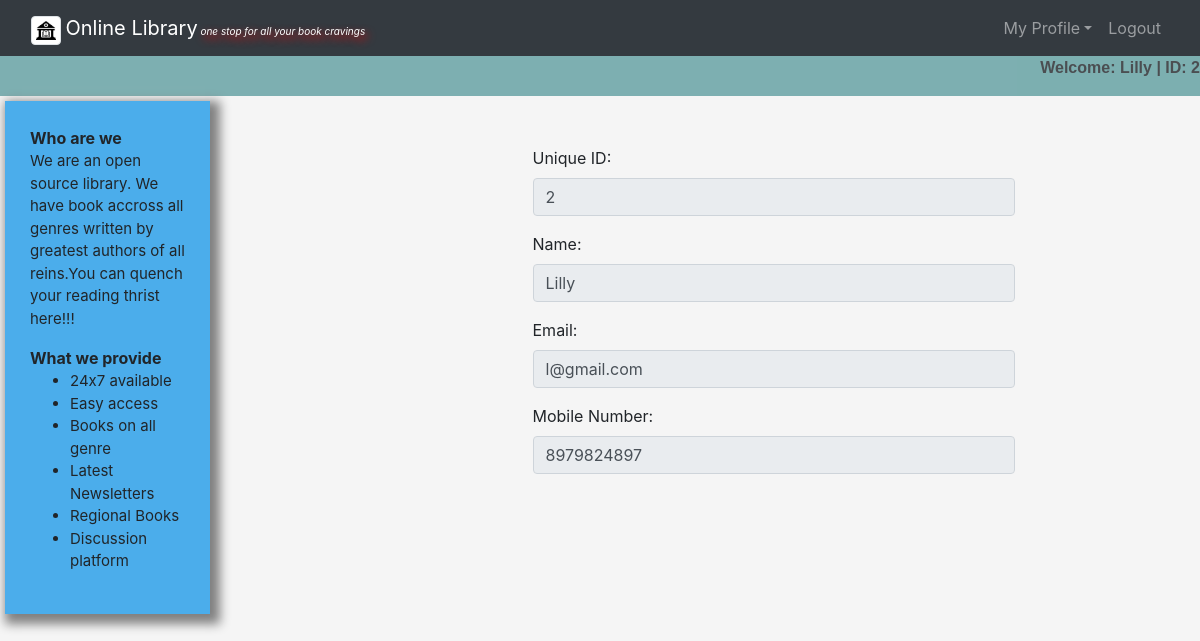
Screenshot of /user/view_profile.php (signed in) with the database file from the repository.
### tables this page shows
CREATE TABLE `user` (
  `unid` int(50) NOT NULL,
  `name` varchar(20) NOT NULL,
  `email` varchar(50) NOT NULL,
  `password` varchar(20) NOT NULL,
  `Mobile` bigint(30) NOT NULL
);

### user/view_profile.php (the view, shortened to what this page needs)
<?php
    require("us_common.php");
    $connection = mysqli_connect("localhost","root","");
    $unid="";
    $name="";
    $email="";
    $mobno="";
	$query = "select * from user where unid = '$_SESSION[unid]'";
	$query_run = mysqli_query($connection,$query);
    while ($row = mysqli_fetch_assoc($query_run)){
        $unid= $row['unid'];
        $name= $row['name'];
        $email= $row['email'];
        $mobno= $row['Mobile'];
    }
?>
<!DOCTYPE html>
<html>
    <body>
            <div class="col-md-3 col-sm-12"></div>
            <div class="col-md-5 col-sm-12">
                   <form id=prof-form>
                   <div class="form-group">
                            <label>Unique ID:</label>
                            <input type="text" class="form-control" value="<?php echo $unid;?>" disabled>
                        </div>
                        <div class="form-group">
                            <label>Name:</label>
                            <input type="text" class="form-control" value="<?php echo $name;?>" disabled>
                        </div>
                        <div class="form-group">
                            <label>Email:</label>
                            <input type="text" class="form-control" value="<?php echo $email;?>" disabled>
                        </div>
                        <div class="form-group">
                            <label>Mobile Number:</label>
                            <input type="text" class="form-control" value="<?php echo $mobno;?>" disabled>
                        </div>
                   </form>
            </div>
    </body>
</html>

### user/style.css (style rules this page uses)
body { background-color: whitesmoke; }
#prof-form { margin-top: 50px; }

### rows the page displays
user: unid "2", name "Lilly", email "l@gmail.com", Mobile "8979824897"

### other values shown
$_SESSION['name'] "Lilly"
$_SESSION['unid'] "2"
